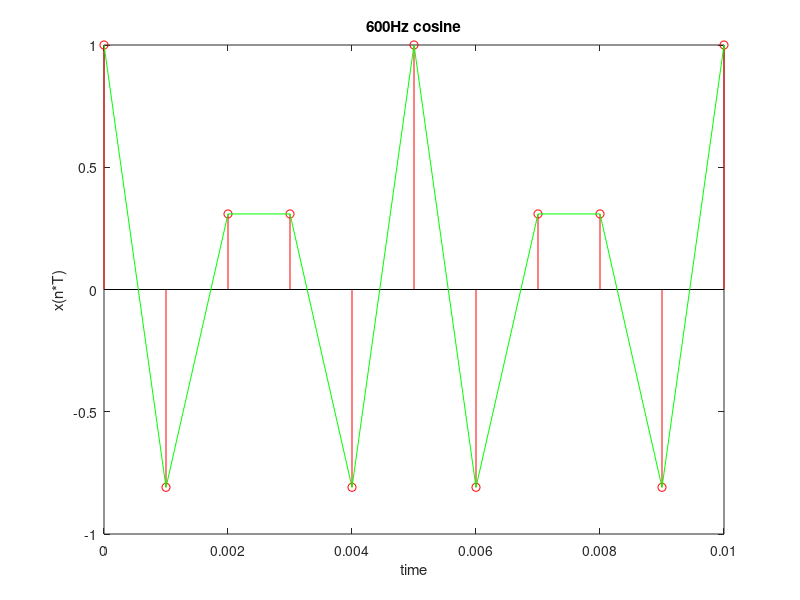

MATLAB code to generate this figure:
N=100;
fs=1000;
T=1/fs;
f=600;
n=0:N-1;
x=cos(2*pi*f*n*T);

stem(n*T,x, "r");
hold on;

plot(n*T,x, "g");
axis([0 0.01 -1 1])

title('600Hz cosine')
xlabel('time');
ylabel('x(n*T)');